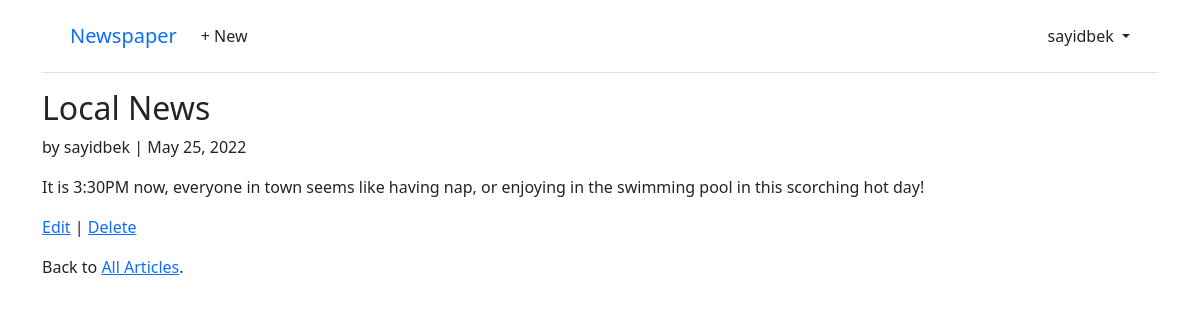
The app's page /articles/article-1/ (signed in) with its own data.
### accounts/models.py (models this page shows)
class CustomUser(AbstractUser):
    age = models.PositiveIntegerField(blank=True, null=True)

### articles/models.py (models this page shows, shortened)
class Article(models.Model):
    title = models.CharField(max_length=255)
    body = models.TextField(blank=True, null=True)
    date = models.DateField(auto_now_add=True)
    author = models.ForeignKey(
        get_user_model(),
        on_delete=models.CASCADE,
    )

### articles/views.py (the view)
# urls.py: path('article-<int:pk>/', views.ArticleDetailView.as_view(), name='article-detail'),
class ArticleDetailView(LoginRequiredMixin, DetailView):
    model = Article
    template_name = 'article/article_detail.html'

### templates/article/article_detail.html
{% extends "base.html" %}
{% block content %}
<div class="article-entry">
  <h2>{{ object.title }}</h2>
  <p>by {{ object.author }} | {{ object.date }}</p>
  <p>{{ object.body }}</p>
</div>
<p><a href="{% url 'article_edit' article.pk %}">Edit</a> |
  <a href="{% url 'article_delete' article.pk %}">Delete</a></p>
<p>Back to <a href="{% url 'article_list' %}">All Articles</a>.</p>
{% endblock content %}

### templates/base.html (shortened to what this page needs)
<!DOCTYPE html>
<html>
<head>
  <link href="https://cdn.jsdelivr.net/npm/bootstrap@5.1.3/dist/css/bootstrap.min.css" rel="stylesheet">
</head>
<body>
  <div class="container">
    <header class="p-3 mb-3 border-bottom">
      <div class="container">
        <div class="d-flex flex-wrap align-items-center justify-content-center
          justify-content-lg-start">
          <a class="navbar-brand" href="{% url 'home' %}">Newspaper</a>
          <ul class="nav col-12 col-lg-auto me-lg-auto mb-2 justify-content-center
            mb-md-0">
          {% if user.is_authenticated %}
            <li><a href="{% url 'article-new' %}" class="nav-link px-2 link-dark">+ New</a></li>
          </ul>
          <div class="dropdown text-end">
            <a href="#" class="d-block link-dark text-decoration-none dropdown-toggle"
              id="dropdownUser1" data-bs-toggle="dropdown" aria-expanded="false">
              {{ user.username }}
            </a>
          </div>
          {% else %}
          </ul>
          <div class="text-end">
            <a href="{% url 'login' %}" class="btn btn-outline-primary me-2">Log In</a>
            <a href="{% url 'signup' %}" class="btn btn-primary">Sign Up</a>
          </div>
          {% endif %}
        </div>
      </div>
    </header>
    <main>
      {% block content %}
      {% endblock content %}
    </main>
  </div>
</body>
</html>

### records on screen
CustomUser: username "sayidbek"
Article: title "Local News", author "sayidbek", date "May 25, 2022", body "It is 3:30PM now, everyone in town seems like having nap, or enjoying in the swimming pool in this scorching hot day!"
